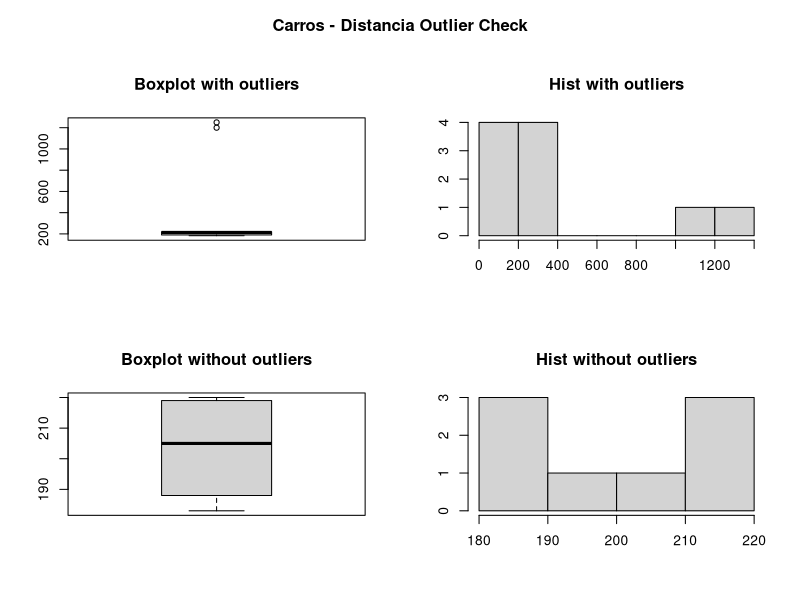

This figure's R source:
#outlierInfo: fornece uma analise sobre possiveis outliers em um dado
outlierInfo <- function(dt, var, labelName = "", showMessage = FALSE, removeOutlier = FALSE) {
	varName <- eval(substitute(var), eval(dt))

    tot <- sum(!is.na(varName)) #Total de itens nao null
    na1 <- sum(is.na(varName)) #Total de itens null
    m1 <- mean(varName, na.rm = T) #Media dos itens

    #Criando grafico com os outliers
	par(mfrow = c(2, 2), oma = c(0, 0, 3, 0))
    boxplot(varName, main = "Boxplot with outliers")
    hist(varName, main = "Hist with outliers", xlab = NA, ylab = NA)
    outlier <- boxplot.stats(varName)$out

    #Criando grafico sem os outliers
    varName <- ifelse(varName %in% outlier, NA, varName)
    boxplot(varName, main = "Boxplot without outliers")
    hist(varName, main = "Hist without outliers", xlab = NA, ylab = NA)
	title(paste(labelName, "Outlier Check"), outer = TRUE)
    na2 <- sum(is.na(varName))

    #Calculando dados com e sem outliers
	outliersCount = na2 - na1
	outliersPercent = ((na2 - na1) / tot * 100)
	meanoutliers <- mean(outlier)
	meanWithOutliers = m1
    meanWithoutOutliers = mean(varName, na.rm = T)

    #Remove os outliers conforme o parametro
	if (removeOutlier) {
		dt[as.character(substitute(var))] <- invisible(var_name)
		assign(as.character(as.list(match.call())$dt), dt, envir = .GlobalEnv)
	}

    #Apresenta informacoes sobre os dados conforme o paramtro
	if (showMessage) {
		message(labelName, " observations:")
		message("Outliers identified: ", outliersCount, " from ", tot, " observations")
		message("Proportion (%) of outliers: ", outliersPercent)
		message("Mean of the outliers: ", meanoutliers)
		message("Mean with outliers: ", meanWithOutliers)
		message("Mean without outliers: ", meanWithoutOutliers)
	}

    #Crio variavel de retorno
	results <- list()

    #Preencho os dados da variavel de retorno
    results$withoutOutliers <- varName[!is.na(varName)]
	results$withOutliers <- var
	results$outliers <- outlier
	results$outliersCount <- outliersCount
	results$outliersPercent <- outliersPercent
	results$meanoutliers <- meanoutliers
	results$meanWithOutliers <- meanWithOutliers
	results$meanWithoutOutliers <- meanWithoutOutliers

    #Retorno a variavel
	return(invisible(results));
}

# Inject outliers into data.
 dataOutliers <- data.frame(speed = c(18,19, 19, 20, 20, 20,23,22,25,25), dist = c(183,190, 186, 210, 220, 218,220,200,1200,1250)) # introduce outliers.
result <- outlierInfo(dataOutliers, dataOutliers$dist, "Carros - Distancia", TRUE)
